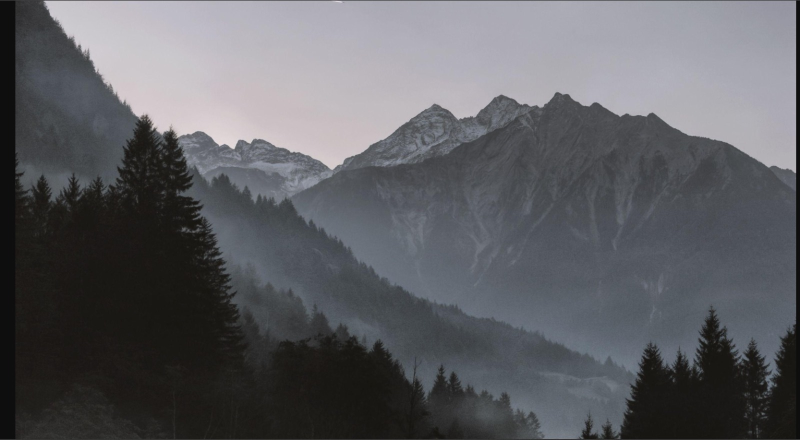
#> input picture les TP NLP/image_tag.jpeg, 1600 x 879 px (shown at 1/2 size)
$ jupyter execute --allow-errors Untitled.ipynb
#> lines starting #> are read from the running program, lines starting #| are printed output that depends on the picture
[cell 1]
import numpy as np
import cv2 as cv
import matplotlib.pyplot as plt

[cell 2]
img = cv.imread('image_tag.jpeg')
#> img is the input picture: shape (879, 1600, 3); mean B, G, R 98.9, 94.7, 94
print(img.shape)
#| (879, 1600, 3)

[cell 3]
print(img)
#> (printed output is left out)

[cell 4]
print(np.min(img), np.max(img))
#| 8 233
print(np.where(img == np.max(img)))
#| (array([281]), array([439]), array([2]))
#> (the rest of this cell did not finish here and is left out)

[cell 5]
ret , img_bin = cv.threshold(img, 127, 255, cv.THRESH_BINARY)
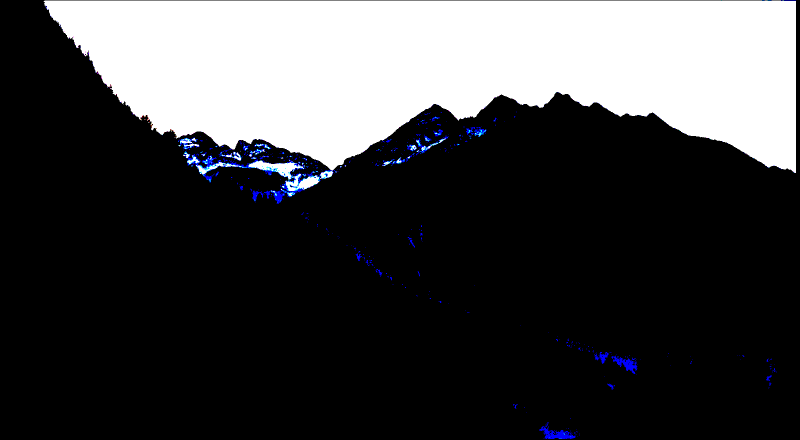
#> img_bin: shape (879, 1600, 3) (shown at 1/2 size); mean B, G, R 68.9, 67.4, 67.1
img_bin

[cell 6]
ret

[cell 7]
#plt.figure(figsize=(12, 4))
plt.subplot(1, 2, 1)
plt.hist(img.ravel(), 256, [0, 256])
plt.title("Histogramme original")
plt.xlim([0, 256])
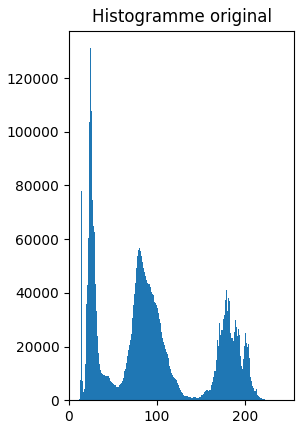
#> figure drawn by matplotlib, 1 panel; tallest bar 131146 high, from x = 24 to 25

[cell 8]
min_var = np.min(img)
#> min_var = 8
max_var = np.max(img)
#> max_var = 233
img_float = img.astype(float)
img_norm = ((img_float - min_var)/ max_var - min_var)*255
img_norm

[cell 9]
img_norm = img.astype(np.uint8)
img_norm

[cell 10]
plt.subplot(1,2,1)
plt.hist(img_norm.ravel() , 255 ,[0 , 256])
plt.xlim([0,256])
plt.title('histogramme normalise')
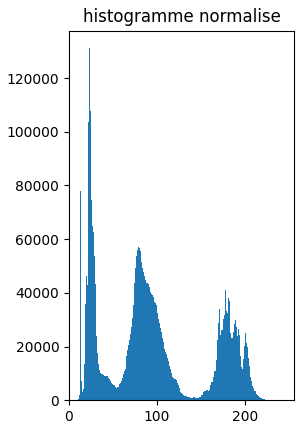
#> figure drawn by matplotlib, 1 panel; tallest bar 131146 high, from x = 23.09 to 24.09

[cell 11]
plt.figure(figsize=(12, 6))
plt.subplot(1, 2, 1)
plt.imshow(img, cmap='gray')
plt.title("Image originale")
#plt.axis("off")

plt.subplot(1, 2, 2)
plt.imshow(img_norm, cmap='gray')
plt.title("Image normalisée")
plt.axis("off")
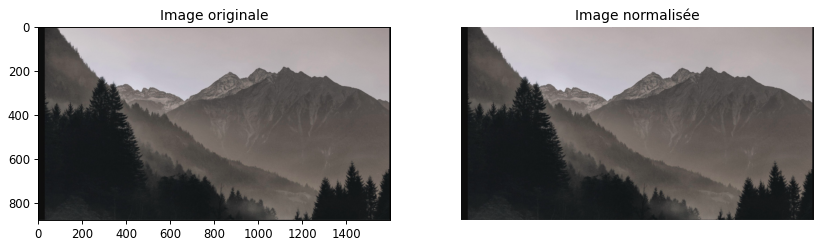
#> figure drawn by matplotlib, 2 panels; B, G, R data is drawn as R, G, B

#> (a cell that did not finish here is left out)

[cell 13]
# comparisation des image
plt.figure(figsize=(12, 6))
plt.subplot(1, 2, 1)
plt.imshow(img, cmap='gray')
plt.title("Image originale")
plt.axis("off")

plt.subplot(1, 2, 2)
#> (the rest of this cell did not finish here and is left out)

[cell 14]
height, width = img.shape[:2]
#> height = 879; width = 1600
resized = cv.resize(
img,
(width // 2, height // 2)
)
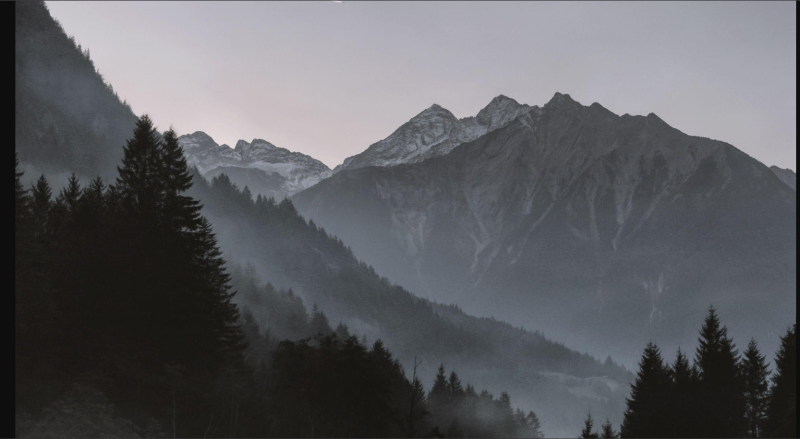
#> resized: shape (439, 800, 3); mean B, G, R 98.8, 94.5, 93.9
#afiche
plt.imshow(cv.cvtColor(resized, cv.COLOR_BGR2RGB))
plt.axis("off")
plt.show()

[cell 15]
img_rgb = cv.cvtColor(img, cv.COLOR_BGR2RGB)

rows, cols = img_rgb.shape[:2]
#> rows = 879; cols = 1600

# ----------------- 1.   (Translation) -----------------

M_translation = np.float32([[1, 0, 300], [0, 1, 255]])

img_translated = cv.warpAffine(img_rgb, M_translation, (cols, rows))
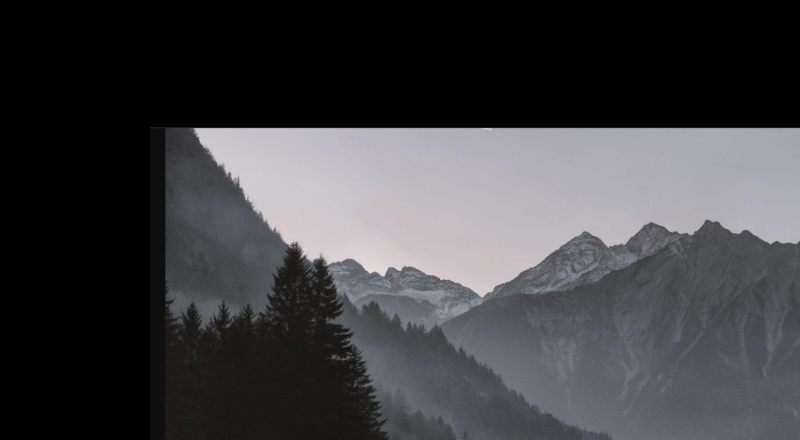
#> img_translated: shape (879, 1600, 3) (shown at 1/2 size); mean R, G, B 64, 64.1, 67.1

# ----------------- 2.   (Rotation) -----------------
center = (cols / 2, rows / 2)
#> center = (800, 439.5)

M_rotation_45 = cv.getRotationMatrix2D(center, 45, 1)

#> (the rest of this cell did not finish here and is left out)

[cell 16]
plt.figure(figsize=(15, 5))

plt.subplot(1, 4, 1)
plt.imshow(img_rgb)
plt.title("Image Originale")
plt.axis("off")

plt.subplot(1, 4, 2)
plt.imshow(img_translated)
plt.title("Translation (50px à droite)")
plt.axis("off")

plt.subplot(1, 4, 3)
#> (the rest of this cell did not finish here and is left out)

[cell 17]
plt.figure(figsize=(15, 5))

plt.subplot(1, 4, 1)
plt.imshow(img_rgb)
plt.title("Image Originale")
plt.axis("off")

mean_filter = cv.blur(
img,
(5, 5))
plt.subplot(1, 4, 2)
plt.imshow(cv.cvtColor(mean_filter, cv.COLOR_BGR2RGB))
plt.title("Filtre moyenneur 5x5")
plt.axis("off")
plt.show()
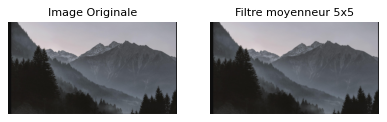
#> figure drawn by matplotlib, 2 panels

[cell 18]
mean_filter1 = cv.blur(
img,
(3, 3))

mean_filter2 = cv.blur(
img,
(5, 5))

mean_filter3 = cv.blur(
img,
(9, 9))

mean_filter4 = cv.blur(
img,
(15, 15))

[cell 19]
plt.figure(figsize=(15, 5))

plt.subplot(1, 4, 1)
plt.imshow(cv.cvtColor(mean_filter1, cv.COLOR_BGR2RGB))
plt.title("3 x 3")
plt.axis("off")

plt.subplot(1, 4, 2)
plt.imshow(cv.cvtColor(mean_filter2, cv.COLOR_BGR2RGB))
plt.title("5 x 5")
plt.axis("off")

plt.subplot(1, 4, 3)
plt.imshow(cv.cvtColor(mean_filter3, cv.COLOR_BGR2RGB))
plt.title("9 x 9")
plt.axis("off")

plt.subplot(1, 4, 4)
plt.imshow(cv.cvtColor(mean_filter4, cv.COLOR_BGR2RGB))
plt.title("15 x 15")
plt.axis("off")
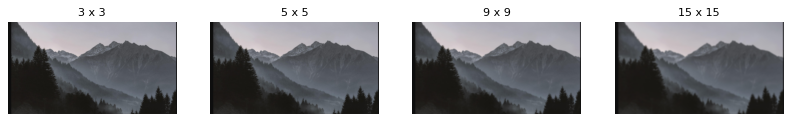
#> figure drawn by matplotlib, 4 panels

[cell 20]
gaussian = cv.GaussianBlur(
img,
(5, 5),
0
)

[cell 21]
plt.figure(figsize=(15, 5))

plt.subplot(1, 4, 1)
plt.imshow(img_rgb)
plt.title("Image Originale")
plt.axis("off")

plt.subplot(1, 4, 2)
plt.imshow(cv.cvtColor(gaussian, cv.COLOR_BGR2RGB))
plt.title("Filtre gaussien")
plt.axis("off")
plt.show()

[cell 22]
gaussian1 = cv.GaussianBlur(img, (3, 3), 0)
gaussian2 = cv.GaussianBlur(img, (7, 7), 0)
gaussian3 = cv.GaussianBlur(img, (25, 25), 0)

[cell 23]
plt.figure(figsize=(15, 5))

plt.subplot(1, 4, 1)
plt.imshow(cv.cvtColor(gaussian, cv.COLOR_BGR2RGB))
plt.title("(3, 3), 0")
plt.axis("off")

plt.subplot(1, 4, 2)
plt.imshow(cv.cvtColor(gaussian1, cv.COLOR_BGR2RGB))
plt.title("5 x 5")
plt.axis("off")

plt.subplot(1, 4, 3)
plt.imshow(cv.cvtColor(gaussian2, cv.COLOR_BGR2RGB))
plt.title("(7, 7), 0")
plt.axis("off")

plt.subplot(1, 4, 4)
plt.imshow(cv.cvtColor(gaussian3, cv.COLOR_BGR2RGB))
plt.title("(25, 25), 0")
plt.axis("off")

[cell 24]
median = cv.medianBlur(
img,
5
)

[cell 25]
plt.imshow(cv.cvtColor(median, cv.COLOR_BGR2RGB))
plt.title("Filtre médian")
plt.axis("off")
plt.show()

[cell 26]
median3 = cv.medianBlur(img, 3)
median5 = cv.medianBlur(img, 5)
median9 = cv.medianBlur(img, 9)

[cell 27]
plt.figure(figsize=(15, 5))

plt.subplot(1, 4, 1)
plt.imshow(cv.cvtColor(median, cv.COLOR_BGR2RGB))
plt.title("Filtre médian 5")
plt.axis("off")

plt.subplot(1, 4, 2)
plt.imshow(cv.cvtColor(median3, cv.COLOR_BGR2RGB))
plt.title("(3)")
plt.axis("off")

plt.subplot(1, 4, 3)
plt.imshow(cv.cvtColor(median5, cv.COLOR_BGR2RGB))
plt.title("(5)")
plt.axis("off")

plt.subplot(1, 4, 4)
plt.imshow(cv.cvtColor(median9, cv.COLOR_BGR2RGB))
plt.title("(9)")
plt.axis("off")
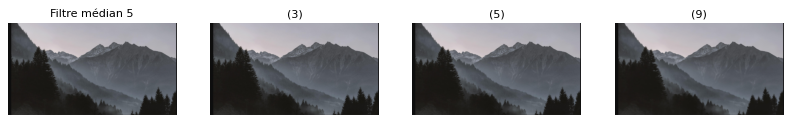
#> figure drawn by matplotlib, 4 panels

[cell 28]
mean = cv.blur(img, (5, 5))
gaussian = cv.GaussianBlur(
img,
(5, 5),
0
)
median = cv.medianBlur(
img,
5
)
plt.figure(figsize=(12, 8))
plt.subplot(2, 2, 1)
plt.imshow(cv.cvtColor(img, cv.COLOR_BGR2RGB))
plt.title("Originale")
plt.axis("off")
plt.subplot(2, 2, 2)
plt.imshow(cv.cvtColor(mean, cv.COLOR_BGR2RGB))
plt.title("Moyenneur")
plt.axis("off")
plt.subplot(2, 2, 3)
plt.imshow(cv.cvtColor(gaussian, cv.COLOR_BGR2RGB))
plt.title("Gaussien")
plt.axis("off")
plt.subplot(2, 2, 4)
plt.imshow(cv.cvtColor(median, cv.COLOR_BGR2RGB))
plt.title("Médian")
plt.axis("off")
plt.tight_layout()
plt.show()
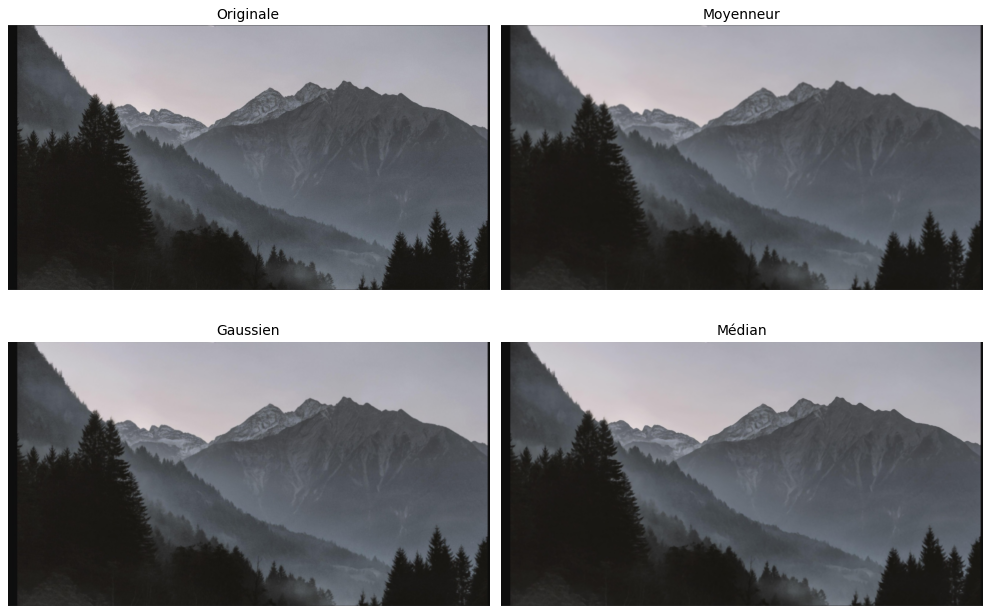
#> figure drawn by matplotlib, 4 panels
